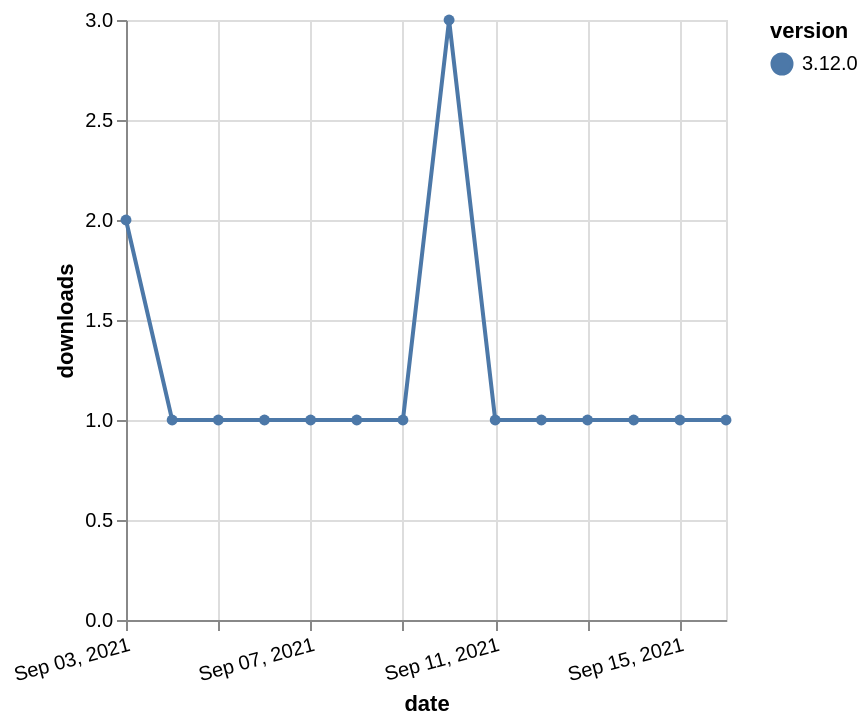

This figure's Vega-Lite source:
### Vega-Lite specification from a JSON file in a GitHub repository (floating-point values rounded to 4 significant figures)
{"$schema": "https://vega.github.io/schema/vega-lite/v5.json", "description": "A simple bar chart with embedded data.", "data": {"values": [{"date": "2021-09-03", "total": 503, "delta": 2, "version": "3.12.0"}, {"date": "2021-09-04", "total": 504, "delta": 1, "version": "3.12.0"}, {"date": "2021-09-05", "total": 505, "delta": 1, "version": "3.12.0"}, {"date": "2021-09-06", "total": 506, "delta": 1, "version": "3.12.0"}, {"date": "2021-09-07", "total": 507, "delta": 1, "version": "3.12.0"}, {"date": "2021-09-08", "total": 508, "delta": 1, "version": "3.12.0"}, {"date": "2021-09-09", "total": 509, "delta": 1, "version": "3.12.0"}, {"date": "2021-09-10", "total": 512, "delta": 3, "version": "3.12.0"}, {"date": "2021-09-11", "total": 513, "delta": 1, "version": "3.12.0"}, {"date": "2021-09-12", "total": 514, "delta": 1, "version": "3.12.0"}, {"date": "2021-09-13", "total": 515, "delta": 1, "version": "3.12.0"}, {"date": "2021-09-14", "total": 516, "delta": 1, "version": "3.12.0"}, {"date": "2021-09-15", "total": 517, "delta": 1, "version": "3.12.0"}, {"date": "2021-09-16", "total": 518, "delta": 1, "version": "3.12.0"}]}, "width": "container", "mark": {"type": "line", "point": {"filled": true}}, "encoding": {"x": {"field": "date", "type": "temporal", "timeUnit": "yearmonthdate", "title": "date", "axis": {"labelAngle": -15}}, "y": {"field": "delta", "type": "quantitative", "title": "downloads"}, "color": {"field": "version", "type": "nominal"}, "tooltip": {"field": "delta"}}}
